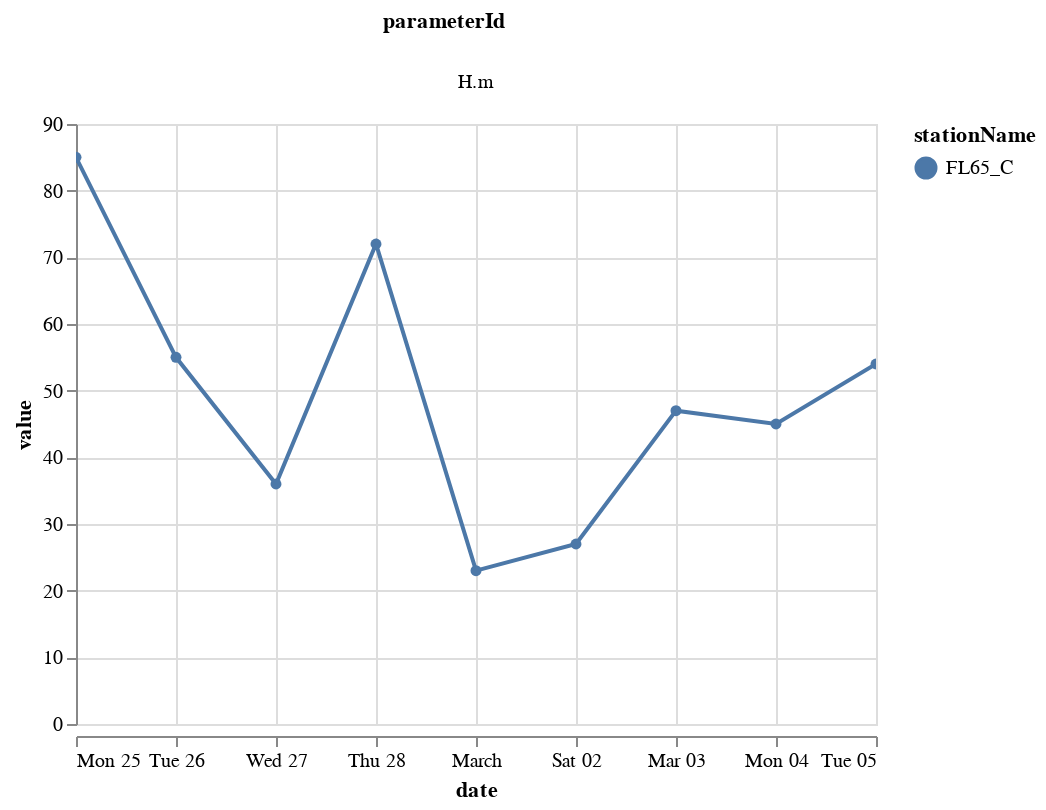

Write notebook code for a chart like this one.
### Markdown cell above
Met de DataFrame waarbij de missing values gemaskeerd zijn (als `NaN`) willen we een interactieve visualisatie maken van 3 jaar aan data  (1953 tot en met 1955):
- de `x`-as de tijd toont
- de `y`-as de gemeten waarden
- de 2 locaties zichtbaar zijn als twee gekleurde lijnen (`color`)
- de 2 parameters (*H.m* en *H.b*) naast elkaar worden geplaatst in een eigen grafiek (`column`-facet).

Als interactie willen we:
- kunnen inzoomen + pannen op de `x`-as 
- de *value*, *stationName* en *date*  zien oplichten als we over de punten gaan (`tooltip`)

### Code cell
# setup an interactive line chart
line_chart = altair.Chart(timeseries.reset_index()).mark_line(
    point=True
).encode(
    x='date',
    y='value',
    color='stationName',
    tooltip=['value', 'stationName', altair.Tooltip('date', format='%Y-%m-%d')]
).facet(
    column='parameterId',
).resolve_scale(
    y='independent'
).interactive(bind_y=False)

# diplay the chart
line_chart

### Figure 1 — Vega-Lite specification as saved in the notebook (floating-point values rounded to 4 significant figures)
{"$schema": "https://vega.github.io/schema/vega-lite/v2.6.0.json", "config": {"view": {"height": 300, "width": 400}}, "data": {"name": "data-ce4e4c762e6ff31ac21a75ff52e3ec68"}, "datasets": {"data-ce4e4c762e6ff31ac21a75ff52e3ec68": [{"date": "2019-02-25T00:00:00+00:00", "flag": 0, "locationId": "FL65_C", "moduleInstanceId": "Import_STB", "parameterId": "H.m", "qualifierId": "", "stationName": "FL65_C", "units": "mNAP", "user": "hoek", "value": 85}, {"date": "2019-02-26T00:00:00+00:00", "flag": 0, "locationId": "FL65_C", "moduleInstanceId": "Import_STB", "parameterId": "H.m", "qualifierId": "", "stationName": "FL65_C", "units": "mNAP", "user": "hoek", "value": 55}, {"date": "2019-02-27T00:00:00+00:00", "flag": 0, "locationId": "FL65_C", "moduleInstanceId": "Import_STB", "parameterId": "H.m", "qualifierId": "", "stationName": "FL65_C", "units": "mNAP", "user": "hoek", "value": 36}, {"date": "2019-02-28T00:00:00+00:00", "flag": 0, "locationId": "FL65_C", "moduleInstanceId": "Import_STB", "parameterId": "H.m", "qualifierId": "", "stationName": "FL65_C", "units": "mNAP", "user": "hoek", "value": 72}, {"date": "2019-03-01T00:00:00+00:00", "flag": 0, "locationId": "FL65_C", "moduleInstanceId": "Import_STB", "parameterId": "H.m", "qualifierId": "", "stationName": "FL65_C", "units": "mNAP", "user": "hoek", "value": 23}, {"date": "2019-03-02T00:00:00+00:00", "flag": 0, "locationId": "FL65_C", "moduleInstanceId": "Import_STB", "parameterId": "H.m", "qualifierId": "", "stationName": "FL65_C", "units": "mNAP", "user": "hoek", "value": 27}, {"date": "2019-03-03T00:00:00+00:00", "flag": 0, "locationId": "FL65_C", "moduleInstanceId": "Import_STB", "parameterId": "H.m", "qualifierId": "", "stationName": "FL65_C", "units": "mNAP", "user": "hoek", "value": 47}, {"date": "2019-03-04T00:00:00+00:00", "flag": 0, "locationId": "FL65_C", "moduleInstanceId": "Import_STB", "parameterId": "H.m", "qualifierId": "", "stationName": "FL65_C", "units": "mNAP", "user": "hoek", "value": 45}, {"date": "2019-03-05T00:00:00+00:00", "flag": 0, "locationId": "FL65_C", "moduleInstanceId": "Import_STB", "parameterId": "H.m", "qualifierId": "", "stationName": "FL65_C", "units": "mNAP", "user": "hoek", "value": 54}]}, "facet": {"column": {"field": "parameterId", "type": "nominal"}}, "resolve": {"scale": {"color": "shared", "x": "shared", "y": "independent"}}, "spec": {"encoding": {"color": {"field": "stationName", "type": "nominal"}, "tooltip": [{"field": "value", "type": "quantitative"}, {"field": "stationName", "type": "nominal"}, {"field": "date", "format": "%Y-%m-%d", "type": "temporal"}], "x": {"field": "date", "type": "temporal"}, "y": {"field": "value", "type": "quantitative"}}, "mark": {"point": true, "type": "line"}, "selection": {"selector001": {"bind": "scales", "encodings": ["x"], "mark": {"fill": "#333", "fillOpacity": 0.125, "stroke": "white"}, "on": "[mousedown, window:mouseup] > window:mousemove!", "resolve": "global", "translate": "[mousedown, window:mouseup] > window:mousemove!", "type": "interval", "zoom": "wheel!"}}}}
